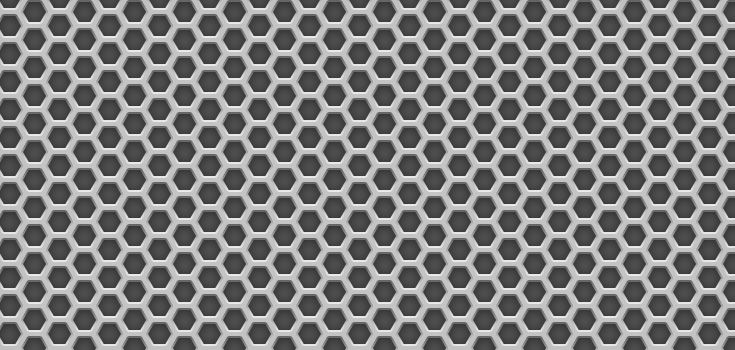
#> input picture Vision_por_Computadora_I/TP2/metalgrid.jpg, 735 x 350 px
$ jupyter execute TP_2.ipynb   (shell and % lines are left out)
#> lines starting #> are read from the running program, lines starting #| are printed output that depends on the picture; after the words box and inside, x2 and y2 are one past the last pixel; in counts of white or black regions, pixels touching at a corner belong together; long printed decimals are rounded
[cell 1]
print("Trabajo Practico N°2: Grid")
#Para mostrar las imagenes en ventanas emergentes saca el inline

#Agregamos numpy para usar OpenCV
import numpy as np
#Agregamos cv2 para acceder a OpenCV
import cv2 as cv
#Agregamos para ver los graficos
import matplotlib.pyplot as plt

[cell 2]
#Cargar imagen
img = cv.imread('metalgrid.jpg')
#> img is the input picture: shape (350, 735, 3); min 38, max 250, mean 125.4
img = cv.cvtColor(img, cv.COLOR_BGR2GRAY)
#> img: shape (350, 735)

[cell 3]
def normalize(img):
    img = img + np.abs(img.min())
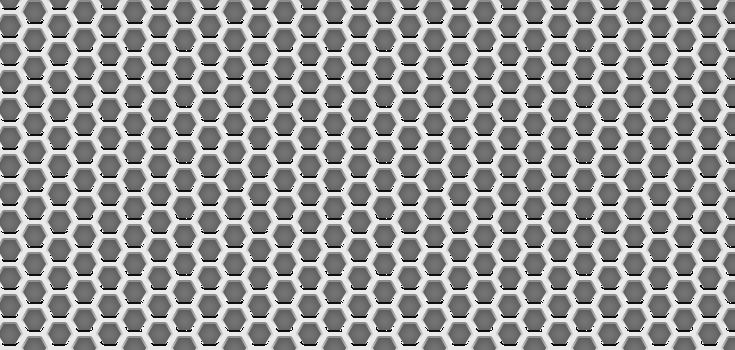
#> img: shape (350, 735); min 0, max 255, mean 151.1
    img = img / img.max()
    return img

[cell 4]
def plot_fig(img, fsize = (8, 8)):
    fig = plt.figure(figsize = fsize, dpi = 130)
    if len(img) == 1:
        img1=plt.subplot(111)
        img1.imshow(normalize(img[0]), cmap='gray')
    if len(img) == 2:
        img1=plt.subplot(121)
        img1.imshow(normalize(img[0]), cmap='gray')
        img2=plt.subplot(122)
        img2.imshow(normalize(img[1]), cmap='gray')

[cell 5]
#Imprimimos imagen a trabajar
plot_fig([img])

[cell 6]
#Reducimos ruido usando filtro de gauss
img_blur = cv.GaussianBlur(img,(7, 7), 0)

[cell 7]
#Filtro de sobel en 2 direcciones
DirX = cv.Sobel(img_blur, cv.CV_64F,1,0,ksize=5)
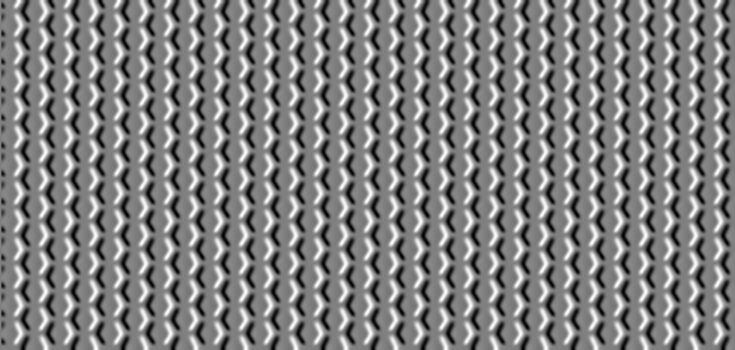
#> DirX: shape (350, 735) float64; min -3438, max 3412, mean -4.6; drawn with min black and max white
DirY = cv.Sobel(img_blur, cv.CV_64F,0,1,ksize=5)
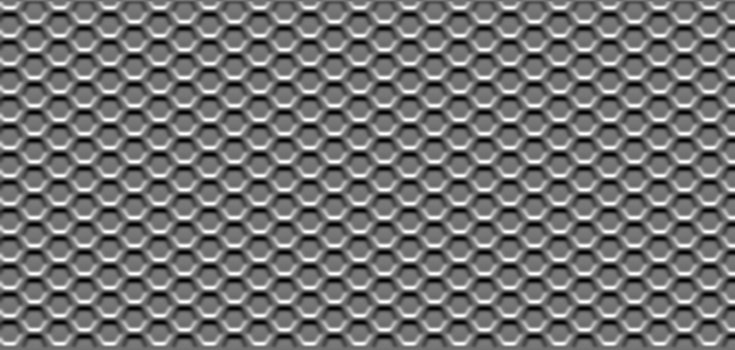
#> DirY: shape (350, 735) float64; min -3675, max 4482, mean 8.8; drawn with min black and max white

[cell 8]
plot_fig([DirX, DirY])

[cell 9]
#Encontrar gradiente de intensidad (Magnitud y direccion)
Dir = (DirX**2 + DirY**2)**0.5
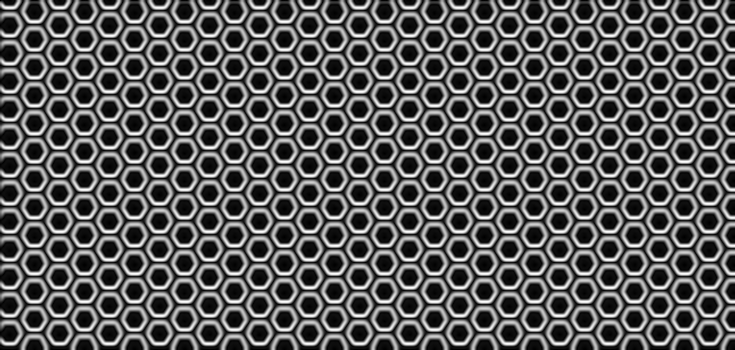
#> Dir: shape (350, 735) float64; min 0, max 4485.6, mean 1639.3; drawn with min black and max white
tita = np.arctan2(DirY, DirX)

[cell 10]
plot_fig([Dir, tita])

[cell 11]
#Histograma de direccion del gradiente
tita[tita <= 0] += np.pi
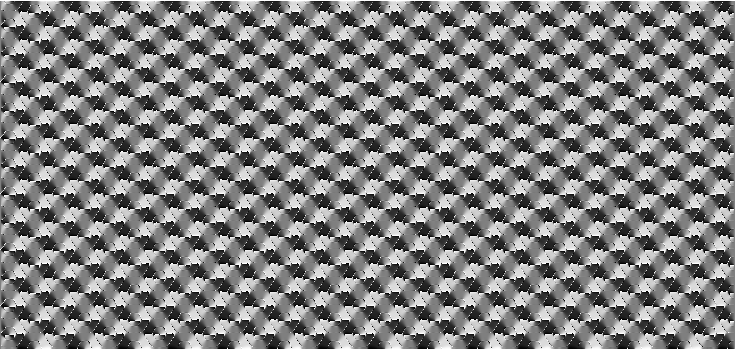
#> tita: shape (350, 735) float64; min 0.000298, max 3.14, mean 1.58; drawn with min black and max white
plt.hist(tita.ravel(), bins=30, range = (0, np.pi));
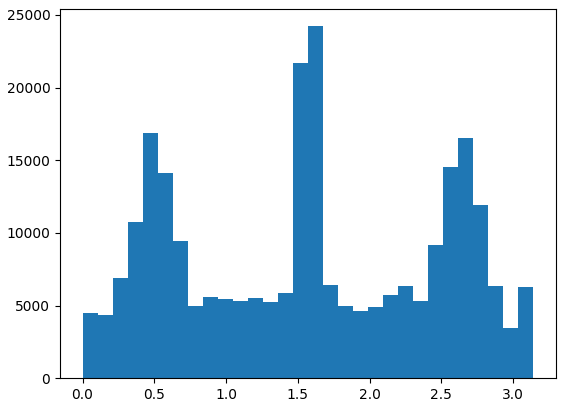
#> figure drawn by matplotlib, 1 panel; tallest bar 24221 high, from x = 1.57 to 1.68

[cell 12]
#Umbrales de magnitud del gradiente
p = 90 #Percentil
limit = np.percentile(Dir.ravel(),p).round()
#> limit = 3446
print("Magnitud minima: " + str(Dir.min()))
#| Magnitud minima: 0.0
print("Magnitud minima: " + str(Dir.max()))
#| Magnitud minima: 4485.645
print("Percentil " + str(p) + ": " + str(limit))
#| Percentil 90: 3446.0

[cell 13]
# Histograma de direcciones del gradiente con umbral de magnitud
tita_f = tita[Dir > limit]
plt.hist(tita_f.ravel(), bins=30);
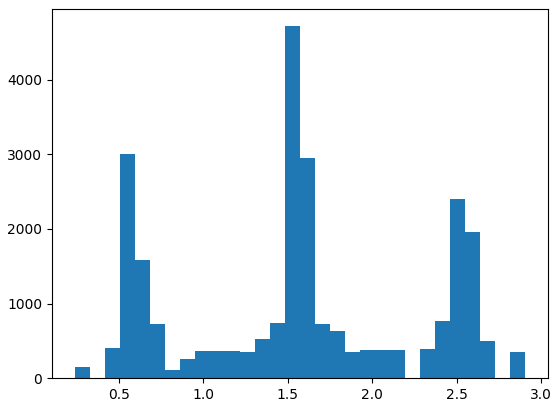
#> figure drawn by matplotlib, 1 panel; tallest bar 4715 high, from x = 1.48 to 1.57

[cell 14]
# Filtrar N bins y calcular medias (Direcciones principales)
N = 3
hist, bin_edges = np.histogram(tita_f.ravel(), bins=40)
#> hist = 40 values, max 4712 at index 19, min 0 at index 8, mean 644.7; bin_edges = 41 values from 0.239 to 2.91
idx = np.argsort(hist*-1)[:N]
#> idx = [19, 5, 34]
means = ((bin_edges[idx + 1] + bin_edges[idx])/2)
#> means = [1.54, 0.606, 2.54]
print("Direcciones principales (deg): " + str(means*180/np.pi))
#| Direcciones principales (deg): [ 88.246  34.719 145.596]

[cell 15]
# Detectar bordes con cierta dirección en la imagen
deg = 155 #25, 90, 155
tol_deg = 10

rad = deg*np.pi/180.0
tol_deg = tol_deg*np.pi/180.0

limit = np.percentile(Dir.ravel(),70).round() # umbral de intensidad
#> limit = 2626
idx = (tita > rad-tol_deg)&(tita < rad+tol_deg)&(Dir > limit)
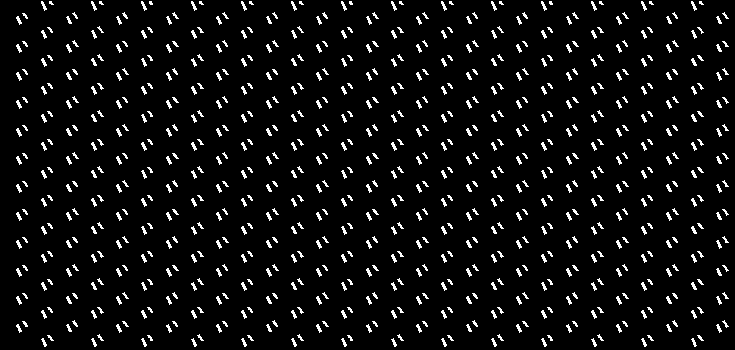
#> idx: shape (350, 735) bool; 6.2% white in thin lines or dots

result = cv.cvtColor(img,cv.COLOR_GRAY2RGB).copy()
result[idx,:] = [255,0,0]
#> result: shape (350, 735, 3); 6.19% of pixels changed, all inside (x1, y1, x2, y2) = (16, 1, 729, 347)
plot_fig([result])

[cell 16]
# Solución con supresión de no maximos a los bordes detectados

borders = 0*img
#> borders: shape (350, 735); every value is 0
borders[idx] = 255
#> borders: shape (350, 735); 6.2% white in thin lines or dots
borders = cv.GaussianBlur(borders,(9,9),0) # Evitar bordes gruesos con valores constantes

M, N = borders.shape
#> M = 350; N = 735
Non_max = np.zeros((M,N), dtype= np.uint8)
angle = np.rad2deg(tita)
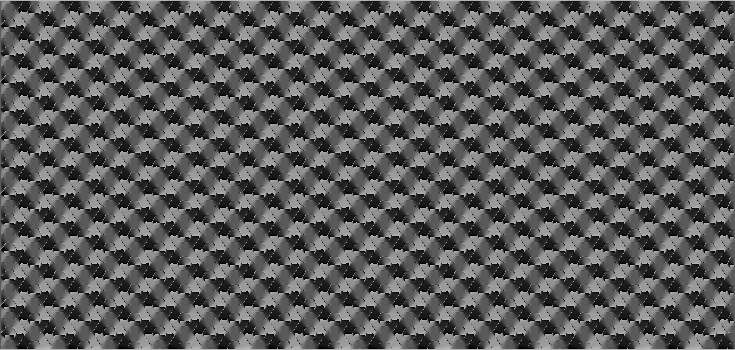
#> angle: shape (350, 735) float64; min 0.0171, max 180, mean 90.6

for i in range(1,M-1):
    for j in range(1,N-1):
       # Horizontal 0
        if (0 <= angle[i,j] < 22.5) or (157.5 <= angle[i,j] <= 180) or (-22.5 <= angle[i,j] < 0) or (-180 <= angle[i,j] < -157.5):
            b = borders[i, j+1]
            c = borders[i, j-1]
        # Diagonal 45
        elif (22.5 <= angle[i,j] < 67.5) or (-157.5 <= angle[i,j] < -112.5):
            b = borders[i+1, j+1]
            c = borders[i-1, j-1]
        # Vertical 90
        elif (67.5 <= angle[i,j] < 112.5) or (-112.5 <= angle[i,j] < -67.5):
            b = borders[i+1, j]
            c = borders[i-1, j]
        # Diagonal 135
        elif (112.5 <= angle[i,j] < 157.5) or (-67.5 <= angle[i,j] < -22.5):
            b = borders[i+1, j-1]
            c = borders[i-1, j+1]

        # Supresión de no-máximos
        if (borders[i,j] >= b) and (borders[i,j] >= c):
            Non_max[i,j] = borders[i,j]
        else:
            Non_max[i,j] = 0

plot_fig([Non_max])
idx2 = Non_max > 50
#> idx2: shape (350, 735) bool; 3.6% white in thin lines or dots

result = cv.cvtColor(img,cv.COLOR_GRAY2RGB).copy()
result[idx2,:] = [255,0,0]
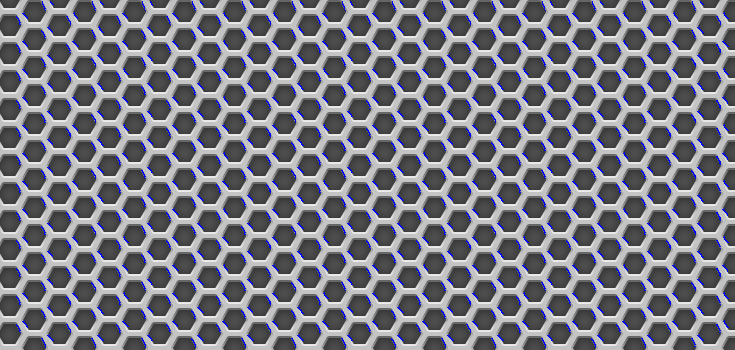
#> result: shape (350, 735, 3); 3.62% of pixels changed, all inside (x1, y1, x2, y2) = (16, 1, 729, 348); drawn as B, G, R
plot_fig([result])

$ run again, with Vision_por_Computadora_I/TP2/tela2.jpg copied over Vision_por_Computadora_I/TP2/metalgrid.jpg
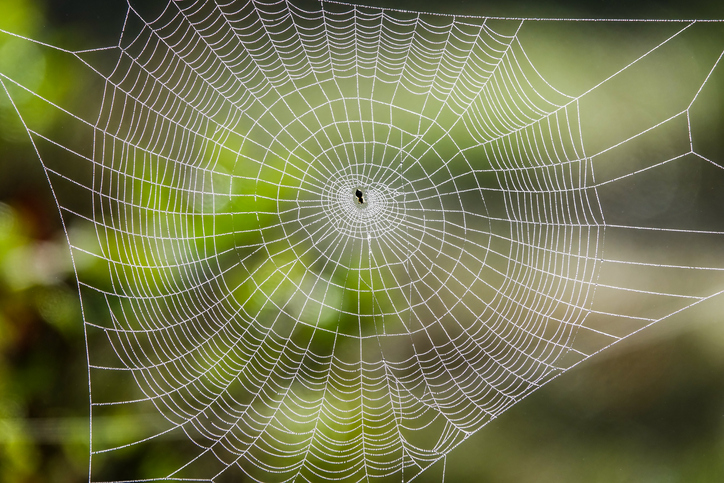
#> input picture Vision_por_Computadora_I/TP2/tela2.jpg, 724 x 483 px
#> img is the input picture: shape (483, 724, 3); mean B, G, R 77.3, 118.2, 115.2
#> `limit = np.percentile(Dir.ravel(),p).round()`: limit = 1152
#| Magnitud minima: 0.0
#| Magnitud minima: 4401.189
#| Percentil 90: 1152.0
#> hist = 40 values, max 1731 at index 20, min 411 at index 4, mean 872.8; bin_edges = 41 values from 0.000641 to 3.14
#> `idx = np.argsort(hist*-1)[:N]`: idx = [20, 19, 21]
#> means = [1.61, 1.53, 1.69]
#| Direcciones principales (deg): [92.268 87.769 96.767]
#> `limit = np.percentile(Dir.ravel(),70).round()`: limit = 726
#> `idx = (tita > rad-tol_deg)&(tita < rad+tol_deg)&(Dir > limit)`:
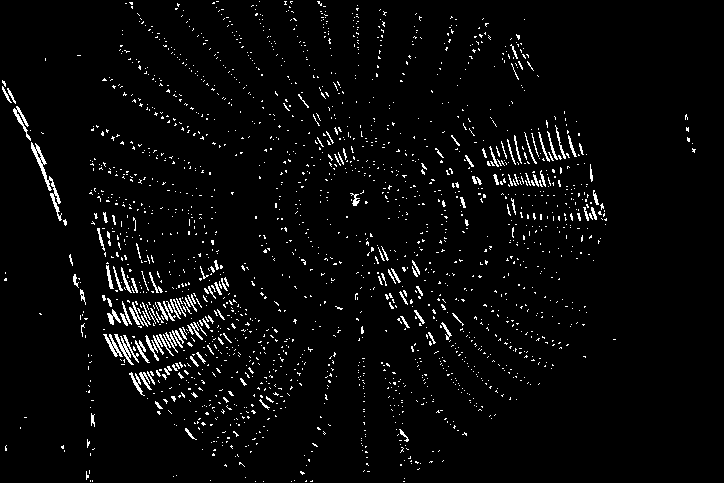
#> idx: shape (483, 724) bool; 3.5% white in thin lines or dots
#> idx2: shape (483, 724) bool; 1.5% white in thin lines or dots
#> `result[idx2,:] = [255,0,0]`:
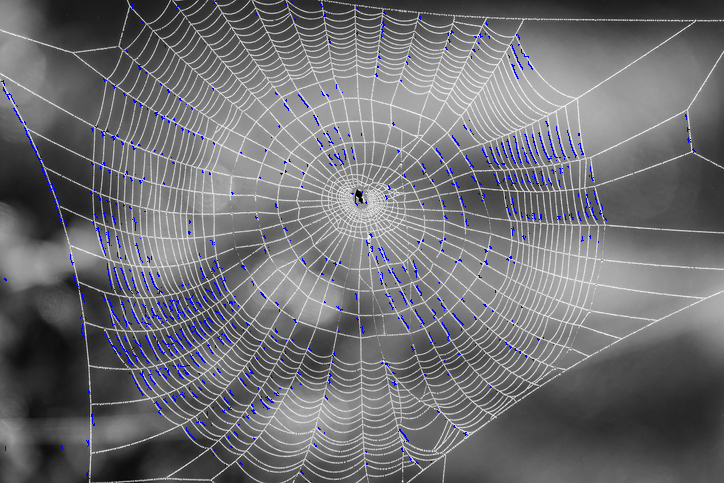
#> result: shape (483, 724, 3); mean of channels 0, 1, 2 114.9, 111, 111; drawn as B, G, R
